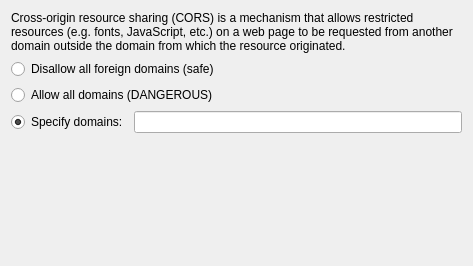
<?xml version="1.0" encoding="UTF-8"?>
<ui version="4.0">
 <class>Cors</class>
 <widget class="QWidget" name="Cors">
  <property name="geometry">
   <rect>
    <x>0</x>
    <y>0</y>
    <width>473</width>
    <height>266</height>
   </rect>
  </property>
  <property name="styleSheet">
   <string notr="true"/>
  </property>
  <layout class="QGridLayout" name="gridLayout">
   <item row="6" column="0">
    <widget class="QRadioButton" name="special">
     <property name="text">
      <string>Specify domains:</string>
     </property>
     <property name="checked">
      <bool>true</bool>
     </property>
     <attribute name="buttonGroup">
      <string notr="true">buttonGroup</string>
     </attribute>
    </widget>
   </item>
   <item row="5" column="0" colspan="2">
    <widget class="QRadioButton" name="allow">
     <property name="text">
      <string>Allow all domains (DANGEROUS)</string>
     </property>
     <attribute name="buttonGroup">
      <string notr="true">buttonGroup</string>
     </attribute>
    </widget>
   </item>
   <item row="1" column="0" colspan="2">
    <widget class="QLabel" name="label">
     <property name="text">
      <string>Cross-origin resource sharing (CORS) is a mechanism that allows restricted resources (e.g. fonts, JavaScript, etc.) on a web page to be requested from another domain outside the domain from which the resource originated.</string>
     </property>
     <property name="wordWrap">
      <bool>true</bool>
     </property>
    </widget>
   </item>
   <item row="2" column="0" colspan="2">
    <widget class="QRadioButton" name="disallow">
     <property name="text">
      <string>Disallow all foreign domains (safe)</string>
     </property>
     <attribute name="buttonGroup">
      <string notr="true">buttonGroup</string>
     </attribute>
    </widget>
   </item>
   <item row="9" column="0" colspan="2">
    <spacer name="verticalSpacer">
     <property name="orientation">
      <enum>Qt::Vertical</enum>
     </property>
     <property name="sizeHint" stdset="0">
      <size>
       <width>20</width>
       <height>40</height>
      </size>
     </property>
    </spacer>
   </item>
   <item row="6" column="1">
    <widget class="QLineEdit" name="domain"/>
   </item>
  </layout>
 </widget>
 <resources/>
 <connections>
  <connection>
   <sender>special</sender>
   <signal>toggled(bool)</signal>
   <receiver>domain</receiver>
   <slot>setEnabled(bool)</slot>
   <hints>
    <hint type="sourcelabel">
     <x>123</x>
     <y>80</y>
    </hint>
    <hint type="destinationlabel">
     <x>123</x>
     <y>115</y>
    </hint>
   </hints>
  </connection>
 </connections>
 <buttongroups>
  <buttongroup name="buttonGroup"/>
 </buttongroups>
</ui>
